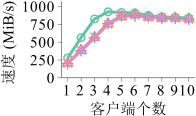

Write the R code that produced this figure.
library(grid)
library(ggplot2)
library(extrafont)
require("RColorBrewer")
require(scales)
font_import()
loadfonts()



mywidth=2
myheight=1.25
my_value=c(1,2,3,4)
# my_line=c("longdash","dotted","solid","dashed")
my_line=c("solid","solid","solid","solid")
my_color=c("#66c2a5" ,"#fc8d62" ,"#8da0cb" ,"#e78ac3" ,"#a6d854" ,"#ffd92f")

if(T){
    x1 <- read.table("upload_1st_line.data",header=TRUE)
    cairo_pdf(file="upload_1st_line.pdf",  width=mywidth, height=myheight)
    x1$type <- factor(x1$type, levels=c("TEE","firstFeature","minFeature","allFeature"), labels=c("TEEDedup","TEEDedup+\n(firstFeature)","TEEDedup+\n(minFeature)","TEEDedup+\n(allFeature)"))
    ggplot(data=x1, aes(x=ID,y=throughput,shape=type,linetype=type, colour=type)) +
    geom_line(size=1) + 
    geom_point(size=2, stroke=0.75, fill="white") +
    scale_shape_manual(values=c(my_value)) +
    scale_colour_manual(values=c(my_color)) + 
    scale_linetype_manual(values=c(my_line)) +
    coord_cartesian(ylim=c(48.5, 1025), xlim=c(1,10)) +
    scale_x_continuous(breaks=c(1,2,3,4,5,6,7,8,9,10)) +
    scale_y_continuous(breaks=seq(0, 1000, 250), labels=format(seq(0, 1000, 250), scientific=FALSE)) +
    ylab("速度 (MiB/s)") +
    xlab("客户端个数") +
    theme_bw() +
    theme(
     panel.grid.major=element_blank(), panel.grid.minor=element_blank(),
	    panel.background=element_blank(), 
	    panel.border = element_blank(),
		  # panel.border=element_rect(size=0.5),
		  axis.line=element_line(colour="black", size=0.15),
		  axis.ticks=element_line(size=0.15),
	    axis.text.x=element_text(margin=margin(2,0,0,0), angle=0, hjust=0.6, colour="black", size=11,family="Times New Roman"),
	    axis.title.y=element_text(size=11, hjust=0.9,family="Times New Roman"),
      axis.title.x=element_text(size=11,family="Times New Roman"),
	    axis.text.y=element_text(margin=margin(0,2,0,0),colour="black",size=11,family="Times New Roman"),
	    # axis.title.x=element_text(size=rel(0)),
	    legend.key.size=unit(0.5, "cm"),
      legend.title=element_blank(),
	    legend.position="none",
      legend.direction="horizontal",
      legend.text=element_text(size=10),
      legend.margin = margin(t = 0, unit='cm'),
      plot.margin=unit(c(0.1,0.1,0.1,0.1), "cm")
    ) 
}
